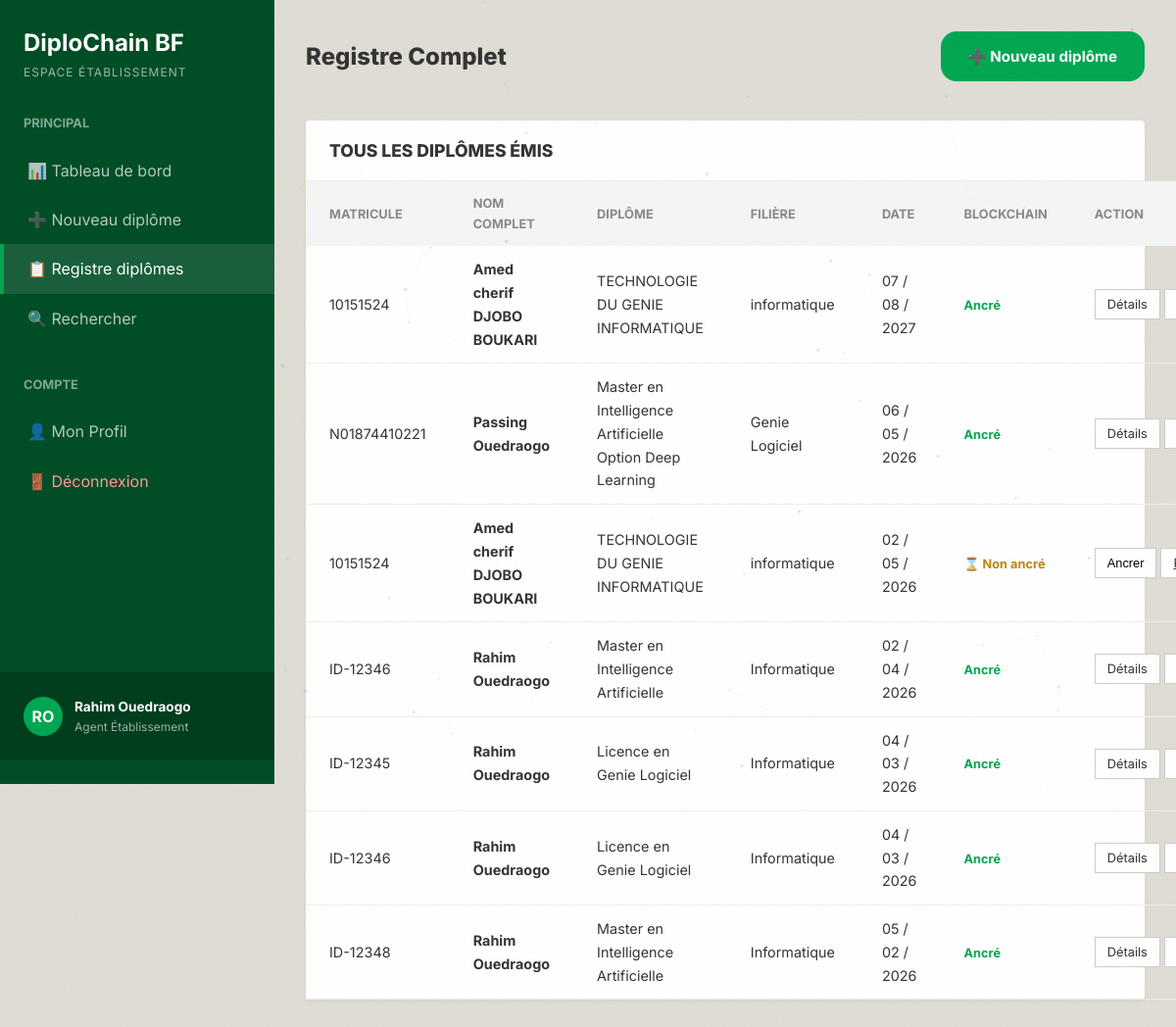
The page /dashboard/institution/register/ (signed in) on the database its author committed.
### accounts/models.py (models this page shows, shortened)
class CustomUser(AbstractUser):
    ROLE_CHOICES = (
        ('student', 'Étudiant'),
        ('institution', 'Institution/Université'),
        ('recruiter', 'Recruteur/Employeur'),
        ('admin', 'Administrateur'),
    )
    role = models.CharField(max_length=20, choices=ROLE_CHOICES, default='student')
    institution_name = models.CharField(max_length=255, blank=True, null=True)
    company_name = models.CharField(max_length=255, blank=True, null=True)
    job_title = models.CharField(max_length=255, blank=True, null=True)
    phone_number = models.CharField(max_length=20, blank=True, null=True)
    ine = models.CharField(max_length=50, blank=True, null=True, unique=True, verbose_name="INE / ID National")

### diplomas/models.py (models this page shows, shortened)
class Diploma(models.Model):
    student_first_name = models.CharField(max_length=100)
    student_last_name = models.CharField(max_length=100)
    student_email = models.EmailField(blank=True, null=True)
    student_id_number = models.CharField(max_length=50, verbose_name="Numéro d'étudiant")
    degree_name = models.CharField(max_length=255, verbose_name="Intitulé du diplôme")
    major = models.CharField(max_length=255, blank=True)
    graduation_date = models.DateField()
    institution = models.ForeignKey(Institution, on_delete=models.CASCADE, related_name='diplomas')
    issuer = models.ForeignKey(settings.AUTH_USER_MODEL, on_delete=models.SET_NULL, null=True, related_name='issued_diplomas')
    pdf_file = models.FileField(upload_to='diplomas/pdfs/', blank=True, null=True)
    unique_identifier = models.CharField(max_length=12, unique=True, editable=False)
    document_hash = models.CharField(max_length=64, unique=True, blank=True, null=True, editable=False)
    blockchain_tx_id = models.CharField(max_length=100, blank=True, null=True, verbose_name="ID Transaction Algorand")
    STATUS_CHOICES = [
        ('pending', 'En attente'),
        ('valid', 'Valide'),
        ('revoked', 'Révoqué'),
    ]
    status = models.CharField(max_length=20, choices=STATUS_CHOICES, default='valid')
    is_verified = models.BooleanField(default=False)
    created_at = models.DateTimeField(auto_now_add=True)
    updated_at = models.DateTimeField(auto_now=True)

### dashboards/views.py (the view)
# urls.py: path('institution/register/', views.institution_register, name='institution_register'),
@login_required
def institution_register(request):
    if request.user.role != 'institution':
        return redirect('dashboard')
    try:
        inst = Institution.objects.get(name=request.user.institution_name)
    except Institution.DoesNotExist:
        return redirect('dashboard')
    diplomas = Diploma.objects.filter(institution=inst).order_by('-graduation_date')
    return render(request, 'dashboards/institution_register.html', {
        'diplomas': diplomas
    })

### dashboards/templates/dashboards/institution_register.html (shortened to what this page needs)
{% extends 'dashboards/base_dashboard.html' %}
{% block dash_content %}
<div class="header-bar">
    <h1 style="font-weight: 800; font-size: 1.5rem;">Registre Complet</h1>
    <a href="{% url 'emit_diploma' %}" class="btn" style="background: var(--accent-green); color: white; border: none;">➕ Nouveau diplôme</a>
</div>
<div class="section-box">
    <div class="box-header">
        <div class="box-title">Tous les diplômes émis</div>
    </div>
    <table class="table-res">
        <thead>
            <tr>
                <th>Matricule</th>
                <th>Nom Complet</th>
                <th>Diplôme</th>
                <th>Filière</th>
                <th>Date</th>
                <th>Blockchain</th>
                <th>Action</th>
            </tr>
        </thead>
        <tbody>
            {% for diploma in diplomas %}
            <tr>
                <td>{{ diploma.student_id_number }}</td>
                <td style="font-weight: 700;">{{ diploma.student_first_name }} {{ diploma.student_last_name }}</td>
                <td>{{ diploma.degree_name }}</td>
                <td>{{ diploma.major }}</td>
                <td>{{ diploma.graduation_date|date:"d / m / Y" }}</td>
                <td>
                    {% if diploma.blockchain_tx_id %}
                    <span class="status-badge status-valid">Ancré</span>
                    {% else %}
                    <span class="status-badge status-pending">⌛ Non ancré</span>
                    {% endif %}
                </td>
                <td>
                    <div style="display: flex; gap: 4px;">
                        {% if not diploma.blockchain_tx_id %}
                        <button onclick="anchorDiploma('{{ diploma.id }}')" class="btn-action">Ancrer</button>
                        {% else %}
                        <a href="{% url 'institution_diploma_detail' diploma.id %}" class="btn-action" style="text-decoration: none; color: inherit; display: inline-block;">Détails</a>
                        {% endif %}
                        {% if diploma.pdf_file %}
                            <a href="{% url 'diploma_pdf' diploma.id %}" target="_blank" class="btn-action">PDF</a>
                        {% else %}
                            <span style="color: #888; font-size: 0.8rem;">PDF indisponible</span>
                        {% endif %}
                    </div>
                </td>
            </tr>
            {% empty %}
            <tr>
                <td colspan="7" style="text-align: center; color: #888; padding: 40px;">Aucun diplôme enregistré.</td>
            </tr>
            {% endfor %}
        </tbody>
    </table>
</div>
{% endblock %}

### dashboards/templates/dashboards/base_dashboard.html (shortened to what this page needs)
{% extends 'landing_page/base.html' %}
{% block content %}
<div class="dashboard-layout">
    <aside class="sidebar" id="sidebar">
        <div class="sidebar-brand">
            <h2>DiploChain BF</h2>
            <p>
                {% if request.user.role == 'institution' %}
                    Espace Établissement
                {% elif request.user.role == 'recruiter' %}
                    Espace Recruteur
                {% elif request.user.role == 'student' %}
                    Espace Étudiant
                {% elif request.user.role == 'admin' %}
                    Espace Admin
                {% else %}
                    Espace Utilisateur
                {% endif %}
            </p>
        </div>
        <div class="sidebar-nav">
            <div class="nav-section">
                <div class="nav-title">Principal</div>
                {% if request.user.role != 'admin' %}
                <a href="{% url 'dashboard' %}" class="nav-item {% if request.resolver_match.url_name == 'dashboard' %}active{% endif %}">📊 Tableau de bord</a>
                {% endif %}
                {% if request.user.role == 'institution' %}
                    <a href="{% url 'emit_diploma' %}" class="nav-item {% if request.resolver_match.url_name == 'emit_diploma' %}active{% endif %}">➕ Nouveau diplôme</a>
                    <a href="{% url 'institution_register' %}" class="nav-item {% if request.resolver_match.url_name == 'institution_register' %}active{% endif %}">📋 Registre diplômes</a>
                    <a href="{% url 'search_diplomas' %}" class="nav-item {% if request.resolver_match.url_name == 'search_diplomas' %}active{% endif %}">🔍 Rechercher</a>
                {% endif %}
            </div>
            <div class="nav-section">
                <div class="nav-title">Compte</div>
                <a href="{% url 'profile' %}" class="nav-item {% if request.resolver_match.url_name == 'profile' %}active{% endif %}">👤 Mon Profil</a>
                <a href="{% url 'logout' %}" class="nav-item" style="color: #ff9999;">🚪 Déconnexion</a>
            </div>
        </div>
        <div class="sidebar-footer">
            <div class="inst-logo" style="background: var(--accent-green); color: white;">
                {{ request.user.first_name|slice:":1"|upper }}{{ request.user.last_name|slice:":1"|upper }}
            </div>
            <div>
                <div style="font-weight: 700; font-size: 0.85rem;">{{ request.user.get_full_name|default:request.user.username }}</div>
                <div style="font-size: 0.75rem; opacity: 0.6;">
                    {% if request.user.role == 'institution' %}
                        Agent Établissement
                    {% elif request.user.role == 'student' %}
                        Étudiant
                    {% elif request.user.role == 'recruiter' %}
                        Recruteur
                    {% else %}
                        Utilisateur
                    {% endif %}
                </div>
            </div>
        </div>
    </aside>
    <main class="main-content">
        {% block dash_content %}{% endblock %}
    </main>
</div>
{% endblock %}

### landing_page/static/landing_page/css/base.css (style rules this page uses)
:root { --bg-0: #050a18; --bg-1: #0b1426; --bg-2: #101e38; --bg-card: rgba(16, 30, 56, 0.75); --border: rgba(99, 179, 237, 0.13); --border-glow: rgba(99, 179, 237, 0.32); --blue-300: #90cdf4; --blue-400: #63b3ed; --blue-500: #4299e1; --blue-600: #3182ce; --cyan-400: #76e4f7; --cyan-500: #0bc5ea; --green-300: #9ae6b4; --green-400: #68d391; --green-500: #48bb78; --purple-400: #b794f4; --amber-400: #f6ad55; --red-300: #feb2b2; --red-400: #fc8181; --gradient-accent: linear-gradient(135deg, #4299e1 0%, #0bc5ea 100%); --gradient-hero: linear-gradient(135deg, #0f2a5e 0%, #050a18 55%, #0a1f3a 100%); --gradient-card: linear-gradient(145deg, rgba(16,30,56,0.92), rgba(5,10,24,0.92)); --gradient-danger: linear-gradient(135deg, #c53030, #742a2a); --gradient-success: linear-gradient(135deg, #276749, #22543d); --gradient-orange: linear-gradient(135deg, #c05621, #7b341e); --text-primary: #f0f4ff; --text-secondary: #94a3b8; --text-muted: #64748b; --radius-sm: 8px; --radius-md: 16px; --radius-lg: 24px; --radius-xl: 36px; --shadow-glow: 0 0 40px rgba(66,153,225,0.2); --shadow-card: 0 8px 32px rgba(0,0,0,0.45); --shadow-deep: 0 24px 64px rgba(0,0,0,0.6); --transition: all 0.3s cubic-bezier(0.4, 0, 0.2, 1); }
*, *::before, *::after { box-sizing: border-box; margin: 0; padding: 0; }
html { scroll-behavior: smooth; }
body { font-family: 'Inter', sans-serif; background: var(--bg-0); color: var(--text-primary); overflow-x: hidden; line-height: 1.65; }
a { color: inherit; }
.btn { display: inline-flex; align-items: center; gap: 10px; font-family: 'Inter', sans-serif; font-weight: 700; font-size: 0.95rem; padding: 13px 28px; border-radius: var(--radius-md); border: none; cursor: pointer; text-decoration: none; transition: var(--transition); }

### dashboards/templates/dashboards/base_dashboard.html (style rules this page uses)
:root { --sidebar-bg: #004d26; --main-bg: #e0ddd5; --accent-green: #00a651; --accent-amber: #b8860b; --accent-red: #d9534f; --text-dark: #333; --card-bg: #ffffff; --border-color: #ccc; }
body { background-color: var(--main-bg); color: var(--text-dark); }
.dashboard-layout { display: grid; grid-template-columns: 280px 1fr; min-height: 100vh; }
.sidebar { background: var(--sidebar-bg); color: white; padding: 24px 0; display: flex; flex-direction: column; position: sticky; top: 0; height: 100vh; z-index: 1000; transition: transform 0.3s ease; }
.sidebar-brand { padding: 0 24px 32px; }
.sidebar-brand h2 { font-size: 1.5rem; font-weight: 700; margin: 0; }
.sidebar-brand p { font-size: 0.75rem; opacity: 0.6; text-transform: uppercase; letter-spacing: 1px; }
.sidebar-nav { flex: 1; }
.nav-section { margin-bottom: 32px; }
.nav-title { padding: 0 24px; font-size: 0.8rem; font-weight: 700; opacity: 0.5; margin-bottom: 12px; text-transform: uppercase; }
.nav-item { padding: 12px 24px; display: flex; align-items: center; gap: 12px; color: rgba(255,255,255,0.7); text-decoration: none; transition: all 0.2s; border-left: 4px solid transparent; }
.nav-item:hover, .nav-item.active { background: rgba(255,255,255,0.1); color: white; }
.nav-item.active { border-left-color: var(--accent-green); }
.sidebar-footer { padding: 24px; background: rgba(0,0,0,0.2); display: flex; align-items: center; gap: 12px; }
.inst-logo { width: 40px; height: 40px; background: orange; border-radius: 50%; display: flex; align-items: center; justify-content: center; font-weight: 700; color: #000; }
.main-content { padding: 32px; overflow-y: auto; }

### dashboards/templates/dashboards/institution_register.html (style rules this page uses)
.header-bar { display: flex; justify-content: space-between; align-items: center; margin-bottom: 40px; }
.section-box { background: white; border-radius: 4px; box-shadow: 0 2px 4px rgba(0,0,0,0.05); margin-bottom: 32px; }
.box-header { padding: 16px 24px; border-bottom: 1px solid #eee; display: flex; justify-content: space-between; align-items: center; }
.box-title { font-weight: 800; font-size: 1.1rem; text-transform: uppercase; }
.table-res { width: 100%; border-collapse: collapse; }
.table-res th { background: #f5f5f5; text-align: left; padding: 12px 24px; font-size: 0.8rem; font-weight: 700; color: #888; text-transform: uppercase; }
.table-res td { padding: 12px 24px; border-bottom: 1px solid #eee; font-size: 0.9rem; }
.status-badge { font-weight: 700; font-size: 0.8rem; }
.status-valid { color: var(--accent-green); }
.status-pending { color: var(--accent-amber); }
.btn-action { padding: 4px 12px; border: 1px solid #ccc; background: white; font-size: 0.8rem; cursor: pointer; }

### rows shown on the page
CustomUser: user.first_name "R", user.last_name "O", user.get_full_name "Rahim Ouedraogo"
Diploma: student_id_number "10151524", student_first_name "Amed cherif", student_last_name "DJOBO BOUKARI", degree_name "TECHNOLOGIE DU GENIE INFORMATIQUE", major "informatique", graduation_date "07 / 08 / 2027", shows "Ancré", shows "Détails"
Diploma: student_id_number "N01874410221", student_first_name "Passing", student_last_name "Ouedraogo", degree_name "Master en Intelligence Artificielle Option Deep Learning", major "Genie Logiciel", graduation_date "06 / 05 / 2026", shows "Ancré", shows "Détails"
Diploma: student_id_number "10151524", student_first_name "Amed cherif", student_last_name "DJOBO BOUKARI", degree_name "TECHNOLOGIE DU GENIE INFORMATIQUE", major "informatique", graduation_date "02 / 05 / 2026", shows "⌛ Non ancré"
Diploma: student_id_number "ID-12346", student_first_name "Rahim", student_last_name "Ouedraogo", degree_name "Master en Intelligence Artificielle", major "Informatique", graduation_date "02 / 04 / 2026", shows "Ancré", shows "Détails"
Diploma: student_id_number "ID-12345", student_first_name "Rahim", student_last_name "Ouedraogo", degree_name "Licence en Genie Logiciel", major "Informatique", graduation_date "04 / 03 / 2026", shows "Ancré", shows "Détails"
Diploma: student_id_number "ID-12346", student_first_name "Rahim", student_last_name "Ouedraogo", degree_name "Licence en Genie Logiciel", major "Informatique", graduation_date "04 / 03 / 2026", shows "Ancré", shows "Détails"
Diploma: student_id_number "ID-12348", student_first_name "Rahim", student_last_name "Ouedraogo", degree_name "Master en Intelligence Artificielle", major "Informatique", graduation_date "05 / 02 / 2026", shows "Ancré", shows "Détails"
